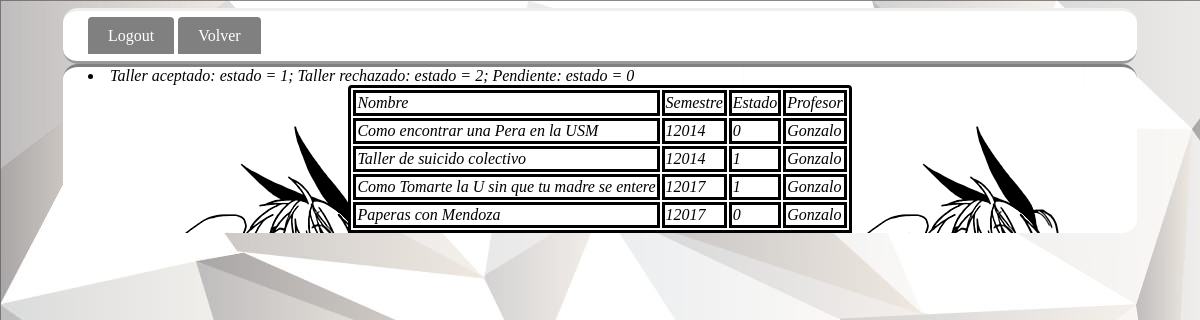
The page /verpostulacion.php (signed in) on the database its author committed.
### tables this page shows
CREATE TABLE `taller_libre` (
  `ID_EPRO` int(11) NOT NULL,
  `ID_TALLER` int(11) NOT NULL,
  `SEMESTRE` int(11) NOT NULL,
  `ID_PROGRAMA` int(11) NOT NULL,
  `INSCRITOS` int(11) NOT NULL,
  `ESTADO` int(11) NOT NULL,
  `MOTIVO` varchar(200) NOT NULL,
  `PROFESOR` varchar(45) NOT NULL,
  `NAME` varchar(45) NOT NULL
);

### verpostulacion.php (the view, shortened to what this page needs)
<?php
    $servername = "localhost";
    $username = "root";
    $password = "localhost";
    $dbname = "dbtest";
    $conn = new mysqli($servername,$username,$password,$dbname);
?>
<!DOCTYPE html>
<html>
  <head>
    <link href="diseño.css" rel="stylesheet"/>
      <body>
        <div class ="menu">
          <ul id="menu">
            <li><a href="index.php">Logout</a></li>
            <li><a href="loged.php">Volver</a></li>
          </ul>
        </div>
        <div class="contenido">
            <table>
                <tr>
                  <li>Taller aceptado: estado = 1; Taller rechazado: estado = 2; Pendiente: estado = 0</li>
                    <td>Nombre</td>
                    <td>Semestre</td>
                    <td>Estado</td>
                    <td>Profesor</td>
                </tr>
            <?php
                $sql = "SELECT id_taller from taller_libre where id_epro = ".$_SESSION['rol'];
                $result = $conn->query($sql) or die("Falló la consulta" .$conn->error);
                if ($result->num_rows > 0) {
                while($rows= mysqli_fetch_array($result)){
                    $zql = "SELECT name, semestre, estado, profesor from taller_libre where id_taller = ".$rows[0] ;
                   $cosa = $conn->query($zql) or die("Falló la consulta" .$conn->error);
                    $rez = mysqli_fetch_array($cosa);
                    echo "<tr><td>".$rez[0]."</td>";
                    echo "<td>".$rez[1]."</td>";
                    echo "<td>".$rez[2]."</td>";
                    echo "<td>".$rez[3]."</td>";
                    }
                }
                else {
                  echo "0 results";
                }
            ?>
        </table>
        </div>
      </body>
</html>

### diseño.css (style rules this page uses)
body { background-color: gray; background-image: url("DI.jpg"); }
.menu { margin: auto; width: 1024px; padding-right: 25px; padding-left: 25px; border-top-style: outset; border-bottom-style: outset; background-color: white; border-radius: 15px; }
ul#menu { padding: 0; }
ul#menu li { display: inline; }
ul#menu li a { background-color: gray; color: white; padding: 10px 20px; text-decoration: none; border-radius: 4px 4px 0 0; text-shadow: none; }
table { margin:auto; border-color: black; border-style: solid; border-radius: 4px 4px 0 0; overflow-y: auto; background-color: white; }
tr { border-color: black; border-style: solid; background-color: white; }
td { border-color: black; border-style: solid; background-color: white; }
.contenido { margin: auto; width: 1024px; padding-right: 25px; padding-left: 25px; border-top-style: outset; height: 120%; border-top-color: gray; border-right-color: gray; border-bottom-color: gray; border-left-color: gray; border-radius: 15px; background-color: white; font-style: oblique; color: black; text-shadow: -1px 0 white, 0 1px white, 1px 0 white, 0 -1px white; background-image: url("Especial_7.png"); }

### rows shown on the page
taller_libre: NAME "Como encontrar una Pera en la USM", SEMESTRE "12014", ESTADO "0", PROFESOR "Gonzalo"
taller_libre: NAME "Taller de suicido colectivo", SEMESTRE "12014", ESTADO "1", PROFESOR "Gonzalo"
taller_libre: NAME "Como Tomarte la U sin que tu madre se entere", SEMESTRE "12017", ESTADO "1", PROFESOR "Gonzalo"
taller_libre: NAME "Paperas con Mendoza", SEMESTRE "12017", ESTADO "0", PROFESOR "Gonzalo"
